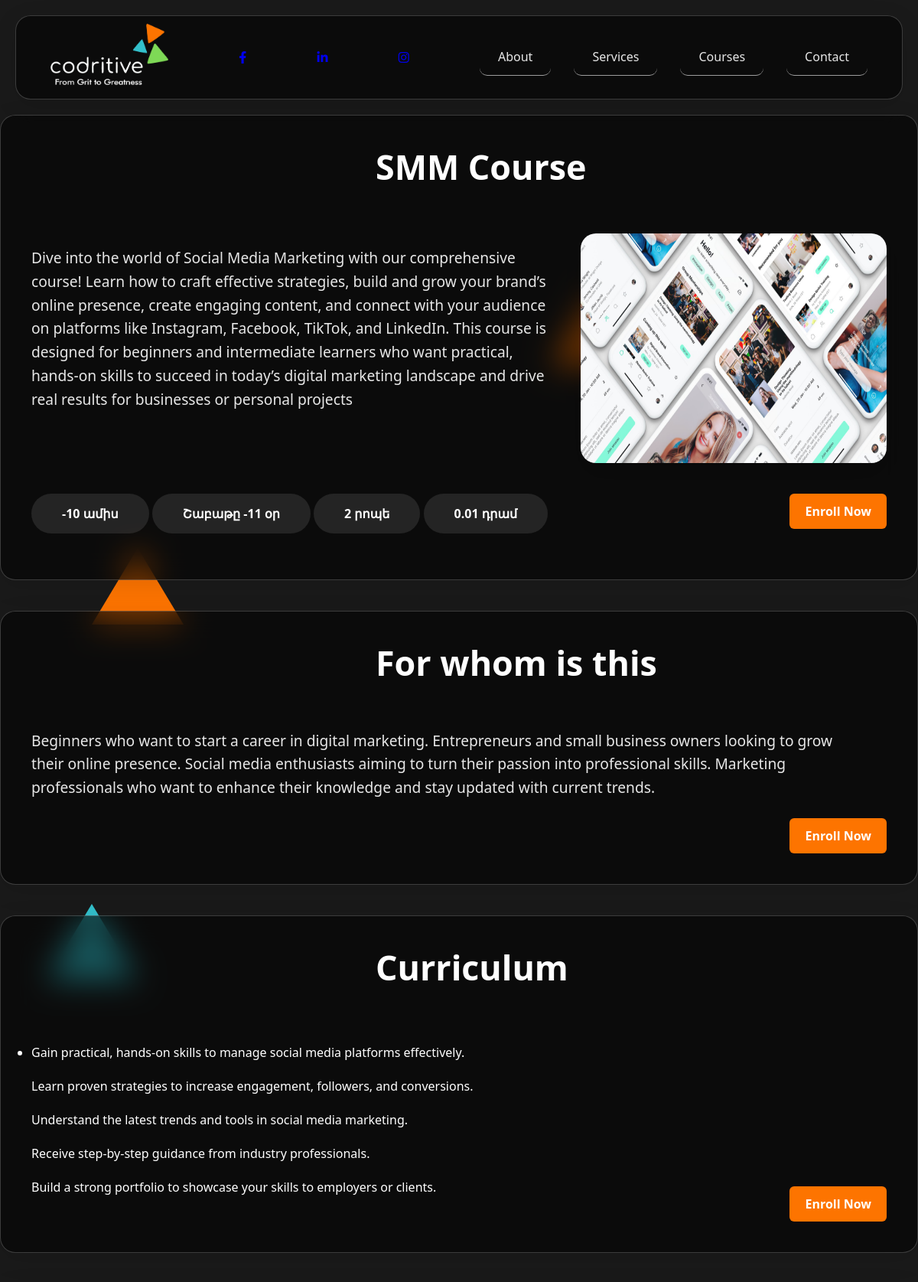
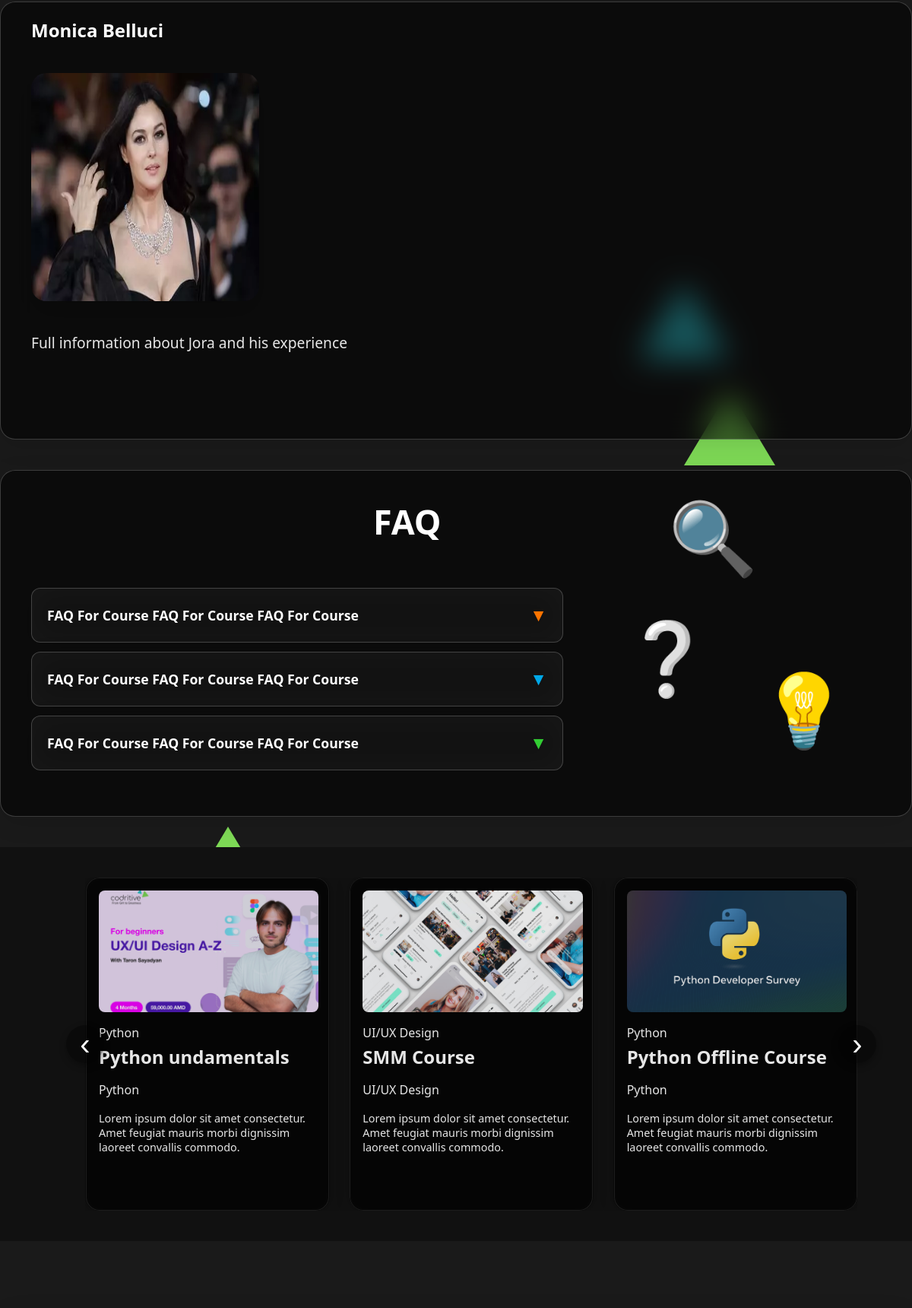
The app's page /lessons/trainings/20/ (upper part) with its own data (2 pictures, top to bottom).
### core/models.py (models this page shows, shortened)
class Logo(models.Model):
    image = models.ImageField(upload_to='logo_images/', blank=True, null=True)

class Our_Team(models.Model):
    POSITION_CHOICES = [
        ('QA Specialist', 'QA Specialist'),
        ('Python Mentor', 'Python Mentor'),
        ('UI/UX Designer', 'UI/UX Designer'),
        ('JavaScript Mentor', 'JavaScript Mentor'),
        ('SMM Specialist', 'SMM Specialist'),
        ('Cybersecurity Mentor', 'Cybersecurity Mentor'),
    ]
    name = models.CharField(max_length=100)
    position = models.CharField(max_length=100, choices=POSITION_CHOICES)
    bio = models.TextField()
    image = models.ImageField(upload_to='team_images/', blank=True, null=True)
    link = models.URLField(blank=True, null=True)

### lessons/models.py (models this page shows, shortened)
class Course(models.Model):
    COURSE_CHLOICES = [
        ('Python', 'Python'),
        ('JavaScript', 'JavaScript'),
        ('UI/UX Design', 'UI/UX Design'),
        ('Cybersecurity', 'Cybersecurity'),
        ('QA Testing', 'QA Testing'),
        ('SMM', 'SMM'),
    ]
    title = models.CharField(max_length=200)
    category = models.CharField(max_length=50, choices=COURSE_CHLOICES)
    short_description = models.TextField()
    full_description = models.TextField()
    for_whom = models.TextField()
    why_this_course = models.TextField()
    lesson_duration_month= models.IntegerField()
    lesson_duration_minutes = models.IntegerField()
    weekly_lessons = models.IntegerField()
    tutor = models.ForeignKey(Our_Team, on_delete=models.SET_NULL, null=True, related_name='courses')
    curriculum = models.TextField()
    image = models.ImageField(upload_to='course_images/', blank=True, null=True)
    price = models.DecimalField(max_digits=10, decimal_places=2)
    class Meta:
        verbose_name_plural = "Courses"

class FAQ(models.Model):
    course = models.ForeignKey(Course, on_delete=models.CASCADE, related_name='faqs')
    question = models.CharField(max_length=255)
    answer = models.TextField()

### lessons/views.py (the view)
# urls.py: path('trainings/<int:pk>/', views.course_detail, name='course_detail'),
def course_detail(request, pk):
    course = get_object_or_404(Course, pk=pk)
    courses = Course.objects.all()
    faqs = FAQ.objects.filter(course=course)
    return render(request, 'lessons/trainings.html', {
        'course': course,
        'courses': courses,
        'faqs': faqs
        })

### core/context_processors.py (called while the page is built)
def logo(request):
    return {'logo': Logo.objects.first()}

### lessons/templates/lessons/trainings.html (shortened to what this page needs)
{% extends "core/base.html" %}
{% load static %}
{% block content %}
    <link rel="stylesheet" href="{% static 'css/templatemo-glossy-touch.css' %}">
<div class="container">
    <section class="hero glass">
        <h1 class="main-title">{{ course.title }}</h1>
        <div class="hero-image">
            <p>{{ course.full_description|linebreaksbr }}</p>
            {% if course.image %}
                <img src="{{ course.image.url }}" style="width: 400px; height: 300px;">
            {% endif %}
        </div>
        <div class="cta-info">
            <div class="cta-element">{{ course.lesson_duration_month }} ամիս</div>
            <div class="cta-element">Շաբաթը {{ course.weekly_lessons }} օր</div>
            <div class="cta-element">{{ course.lesson_duration_minutes }} րոպե</div>
            <div class="cta-element">{{ course.price }} դրամ</div>
            <button class="cta-button rbj">Enroll Now</button>
        </div>
    </section>
    <section class="hero glass">
        <h1 class="main-title">For whom is this</h1>
        <div class="hero-text-wrapper">
            <p>{{ course.for_whom }}</p>
        </div>
        <button class="cta-button button-bottom rbj">Enroll Now</button>
    </section>
    <section class="hero glass">
        <h1>Curriculum</h1>
        <ul>
            <li>{{ course.curriculum|linebreaksbr }}</li>
        </ul>
        <button class="cta-button button-bottom rbj">Enroll Now</button>
    </section>
    <section class="hero glass">
        <h2 style="color: white;">{{ course.tutor.name }}</h2>
        <div class="hero-image">
            <img src="{{ course.tutor.image.url }}" style="width: 300px; height: 300px;">
        </div>
        <div class="divik">
            <p>{{ course.tutor.bio }}</p>
        </div>
    </section>
<section class="hero glass faq-section">
    <h1>FAQ</h1>
    <div class="faq-wrapper">
        <div class="faq-items">
            {% for course in faqs %}
            <div class="glass faq-item">
                <div class="faq-question">
                    <span>{{ course.question }}</span>
                    <span class="icon">▼</span>
                </div>
            </div>
            {% endfor %}
        </div>
        <div class="faq-icons">
            <div class="faq-icon">💡</div>
            <div class="faq-icon">❔</div>
            <div class="faq-icon">🔍</div>
        </div>
    </div>
</section>
<section class="carousel-section">
  <div class="carousel-container">
    <button class="carousel-btn prev">‹</button>
    <div class="carousel-wrapper">
      {% for course in courses %}
      <a href="{% url 'lessons:course_detail' course.pk %}" class="carousel-item-link">
        <div class="service-card glass">
          {% if course.image %}
          <img src="{{ course.image.url }}" alt="{{ course.title }}" style="height: 160px;">
          {% endif %}
                    <p>{{ course.category }}</p>
<h1>{{ course.title }}</h1>
                              <p>{{ course.category }}</p>
          <li>{{ course.short_description }}</li>
        </div>
      </a>
      {% endfor %}
    </div>
    <button class="carousel-btn next">›</button>
  </div>
</section>
</div>
    {% endblock %}

### core/templates/core/base.html (shortened to what this page needs)
{% load static %}
<!DOCTYPE html>
<html lang="en">
<head>
    <link rel="stylesheet" href="{% static 'css/templatemo-glossy-touch.css' %}">
    <link rel="stylesheet" href="https://cdnjs.cloudflare.com/ajax/libs/font-awesome/6.4.0/css/all.min.css">
</head>
<body>
    <div class="bg-shapes">
        <div class="shape"></div>
        <div class="shape"></div>
        <div class="shape"></div>
        <div class="shape"></div>
    </div>
    <header>
        <div class="container">
            <nav class="glass">
                <div class="logo">
                    {% if logo %}
                        <a href="{% url 'core:home' %}">
                            <img src="{{ logo.image.url }}" alt="Logo" style="height:80px">
                        </a>
                    {% else %}
                        <a href="{% url 'core:home' %}">Home</a>
                    {% endif %}
                </div>
                <div class="social-links">
                        <a href="https://www.facebook.com/profile.php?id=61578668529901" target="_blank">
                            <i class="fab fa-facebook-f"></i>
                        </a>
                    </div>
                    <div>
                        <a href="https://www.linkedin.com/company/108302999/admin/dashboard/" target="_blank">
                            <i class="fab fa-linkedin-in"></i>
                        </a>
                    </div>
                    <div>
                        <a href="https://www.instagram.com/codritive/" target="_blank">
                            <i class="fab fa-instagram"></i>
                        </a>
                    </div>
                <div class="nav-links">
                    <a href="{% url 'core:about' %}">About</a>
                    <a href="{% url 'core:service' %}">Services</a>
                    <a href="{% url 'core:training' %}">Courses</a>
                    <a href="{% url 'core:contact' %}">Contact</a>
                </div>
            </nav>
        </div>
    </header>
    {% block content %}{% endblock %}
    <div id="footer">
    </div>
</body>
</html>

### lessons/templates/lessons/trainings.html (style rules this page uses)
.button-bottom { bottom: 40px; }
.rbj { position: absolute; right: 40px; }

### records on screen
Logo: image (picture)
Course: title "SMM Course", full_description "Dive into the world of Social Media Marketing with our comprehensive course! Learn how to craft effective strategies, build and grow your brand’s online presence, create engaging content, and connect with your audience on platforms like Instagram, Facebook, TikTok, and LinkedIn. This course is designed for beginners and intermediate learners who want practical, hands-on skills to succeed in today’s digital marketing landscape and drive real results for businesses or personal projects", image (picture), lesson_duration_month "-10", weekly_lessons "-11", lesson_duration_minutes "2", price "0.01", for_whom "Beginners who want to start a career in digital marketing. Entrepreneurs and small business owners looking to grow their online presence. Social media enthusiasts aiming to turn their passion into professional skills. Marketing professionals who want to enhance their knowledge and stay updated with current trends.", curriculum "Gain practical, hands-on skills to manage social media platforms effectively. Learn proven strategies to increase engagement, followers, and conversions. Understand the latest trends and tools in social media marketing. Receive step-by-step guidance from industry professionals. Build a strong portfolio to showcase your skills to employers or clients.", tutor.name "Monica Belluci", tutor.image (picture), tutor.bio "Full information about Jora and his experience", category "UI/UX Design", short_description "Lorem ipsum dolor sit amet consectetur. Amet feugiat mauris morbi dignissim laoreet convallis commodo."
FAQ: question "FAQ For Course FAQ For Course FAQ For Course"
FAQ: question "FAQ For Course FAQ For Course FAQ For Course"
FAQ: question "FAQ For Course FAQ For Course FAQ For Course"
Course: image (picture), category "Python", title "Python undamentals", short_description "Lorem ipsum dolor sit amet consectetur. Amet feugiat mauris morbi dignissim laoreet convallis commodo."
Course: image (picture), category "Python", title "Python Offline Course", short_description "Lorem ipsum dolor sit amet consectetur. Amet feugiat mauris morbi dignissim laoreet convallis commodo."
